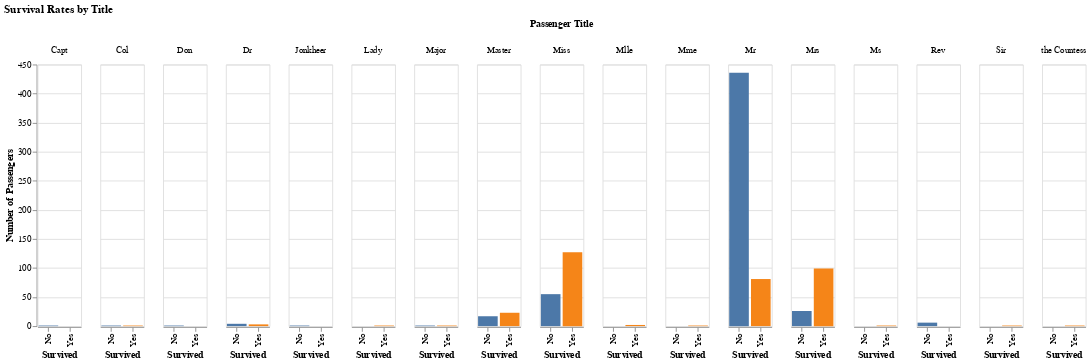

Notebook cell for this chart:
### Markdown cell above
### Revisit Visualizations
Now that you have the new columns in place. Revisit the pairwise comparison plots to see if the new columns reveal any interesting relationships. Don't forget to check with and without different `column` variations.

### Code cell
# Enter the code needed to recheck the pairwise comparison. Try different variations of the column channel.

# Let's look at survivors by title using a % of total chart for this
# see https://altair-viz.github.io/user_guide/transform/joinaggregate.html

alt.Chart(titanic).mark_bar(
    
).encode(
    alt.X('Survived', title='Survived'),
    alt.Y('count()', title='Number of Passengers'),
    color=alt.Color('Survived', legend=None),
    column=alt.Column('Title:N', title='Passenger Title')
).properties(
    width=50,
    title='Survival Rates by Title'
)

### Figure 1 — Vega-Lite specification as saved in the notebook (floating-point values rounded to 4 significant figures; data arrays with more than 128 entries replaced by an {"elided": "..."} marker saying what was removed)
{"config": {"view": {"continuousWidth": 400, "continuousHeight": 300}}, "data": {"name": "data-dcd3670dd43fa85b0b93e547fddf37fe"}, "mark": "bar", "encoding": {"color": {"type": "nominal", "field": "Survived", "legend": null}, "column": {"type": "nominal", "field": "Title", "title": "Passenger Title"}, "x": {"type": "nominal", "field": "Survived", "title": "Survived"}, "y": {"type": "quantitative", "aggregate": "count", "title": "Number of Passengers"}}, "title": "Survival Rates by Title", "width": 50, "$schema": "https://vega.github.io/schema/vega-lite/v4.8.1.json", "datasets": {"data-dcd3670dd43fa85b0b93e547fddf37fe": {"elided": "891 records"}}}
